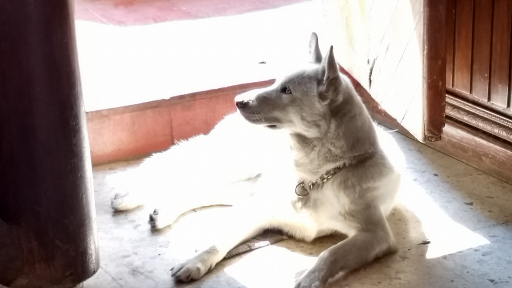
#> input picture imagenes/perrita.jpg, 512 x 288 px
$ jupyter execute 11_imagenes_con_matplotlib.ipynb
#> lines starting #> are read from the running program, lines starting #| are printed output that depends on the picture
[](https://pythonista.io)

[cell 1]
import numpy as np
import matplotlib.pyplot as plt
import skimage
import imageio
import skimage.filters as skif
import skimage.util as util

[cell 2]
imagen = imageio.imread('imagenes/perrita.jpg')
#> imagen is the input picture: shape (288, 512, 3); mean R, G, B 174.1, 159.2, 154

[cell 3]
type(imagen)

[cell 4]
print(imagen)
#> (printed output is left out)

[cell 5]
imagen.size
#> Out = 442368

[cell 6]
imagen.shape
#> Out = (288, 512, 3)

[cell 7]
def muestra(img):
    plt.imshow(img)
    plt.axis('off')
    plt.style.use('grayscale')
    plt.show()

[cell 8]
muestra(imagen)

[cell 9]
medios = imagen.mean(2)
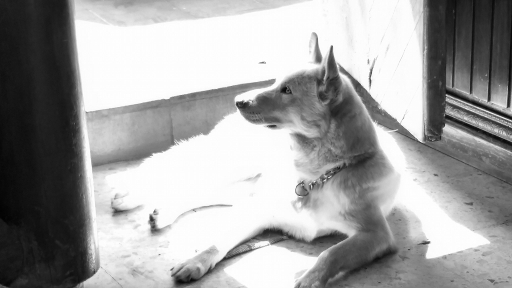
#> medios: shape (288, 512) float64; min 2, max 255, mean 162.4

[cell 10]
help(imagen.mean)
#> (printed output is left out)

[cell 11]
muestra(medios)

[cell 12]
muestra(skif.gaussian(medios, 2))
#> in muestra (call 3), `plt.show()`:
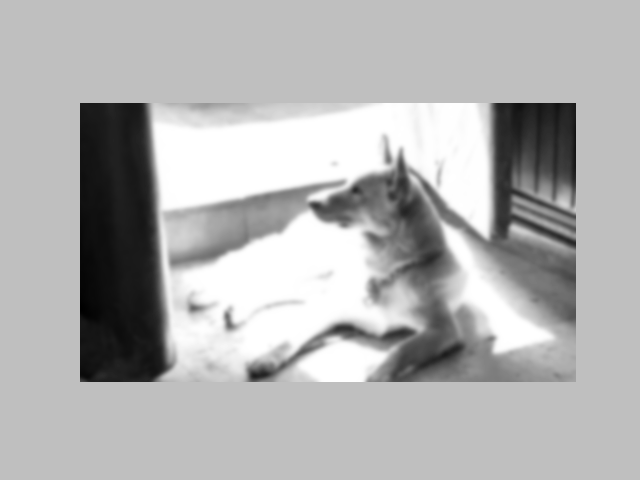
#> figure drawn by matplotlib, 1 panel

[cell 13]
muestra(util.invert(skif.edges.prewitt(medios)))
#> in muestra (call 4), `plt.show()`:
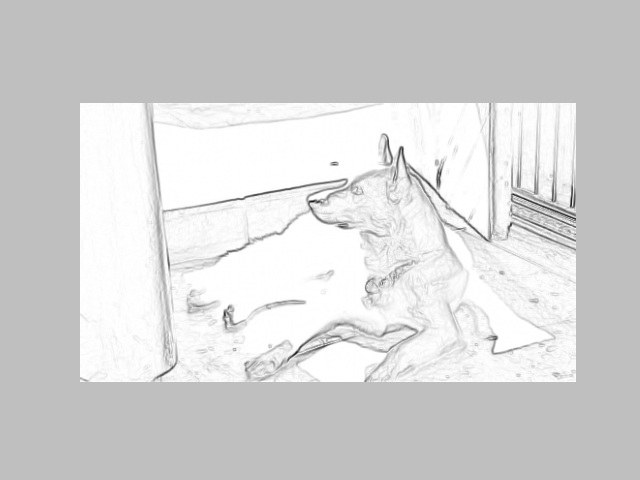
#> figure drawn by matplotlib, 1 panel

[cell 14]
muestra(util.invert(skif.edges.roberts(medios)))
#> in muestra (call 5), `plt.show()`:
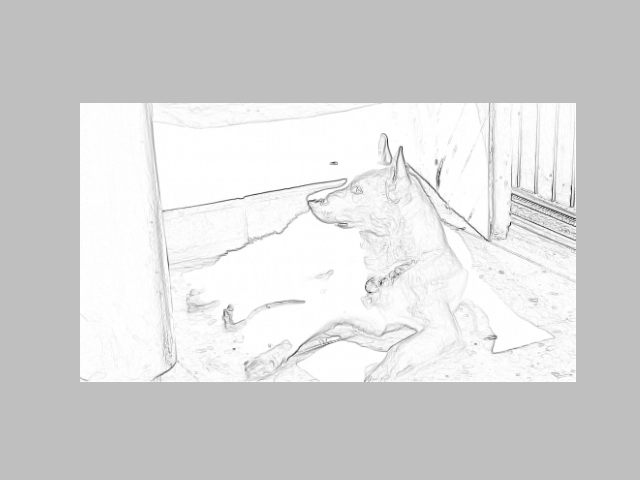
#> figure drawn by matplotlib, 1 panel

[cell 15]
muestra((skif.edges.laplace(medios)))
#> in muestra (call 6), `plt.show()`:
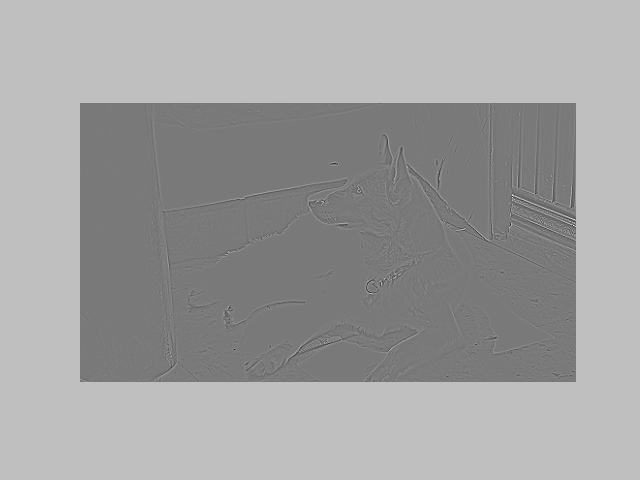
#> figure drawn by matplotlib, 1 panel
